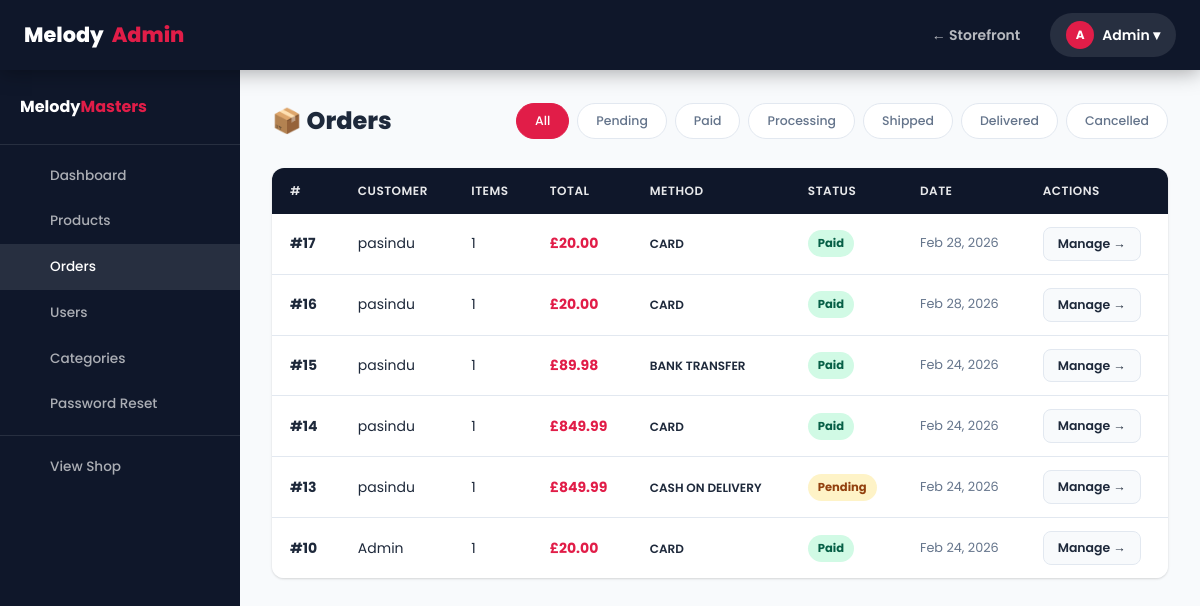
The app's page /admin/manage_orders.php (signed in) with its own data.
### tables this page shows
CREATE TABLE `orders` (
  `id` int(11) NOT NULL,
  `user_id` int(11) NOT NULL,
  `total_amount` decimal(10,2) NOT NULL,
  `shipping_cost` decimal(10,2) NOT NULL DEFAULT 0.00,
  `status` enum('pending','paid','processing','shipped','delivered','cancelled') NOT NULL DEFAULT 'pending',
  `shipping_name` varchar(150) DEFAULT NULL,
  `shipping_address` text DEFAULT NULL,
  `shipping_city` varchar(100) DEFAULT NULL,
  `shipping_zip` varchar(20) DEFAULT NULL,
  `payment_method` enum('card','bank_transfer','cash_on_delivery') NOT NULL DEFAULT 'card',
  `tracking_note` varchar(255) DEFAULT NULL,
  `created_at` timestamp NOT NULL DEFAULT current_timestamp()
);

CREATE TABLE `users` (
  `id` int(11) NOT NULL,
  `name` varchar(100) NOT NULL,
  `email` varchar(100) NOT NULL,
  `password` varchar(255) NOT NULL,
  `role` enum('admin','staff','customer') DEFAULT 'customer',
  `created_at` timestamp NOT NULL DEFAULT current_timestamp()
);

### admin/manage_orders.php (the view, shortened to what this page needs)
<?php
require_once '../includes/functions.php';
$statusFilter = $_GET['status'] ?? '';
    ?>
    <?php
$where = $statusFilter ? "WHERE o.status = '" . $conn->real_escape_string($statusFilter) . "'" : '';
$orders = $conn->query(
    "SELECT o.*, u.name AS customer, COUNT(oi.id) AS items
     FROM orders o
     JOIN users u ON u.id=o.user_id
     LEFT JOIN order_items oi ON oi.order_id=o.id
     $where
     GROUP BY o.id ORDER BY o.created_at DESC"
);
require_once 'includes/admin_header.php';
?>
<div class="admin-header-bar">
  <h1 class="admin-title">📦 Orders</h1>
  <div style="display:flex;gap:8px;flex-wrap:wrap;">
    <?php foreach (['','pending','paid','processing','shipped','delivered','cancelled'] as $sf): ?>
      <a href="?<?php echo $sf ? 'status='.$sf : ''; ?>"
         class="fp <?php echo $statusFilter===$sf?'active':''; ?>" style="font-size:.78rem;">
        <?php echo $sf ? ucfirst($sf) : 'All'; ?>
      </a>
    <?php endforeach; ?>
  </div>
</div>
<div class="table-wrap">
  <table>
    <thead>
      <tr><th>#</th><th>Customer</th><th>Items</th><th>Total</th><th>Method</th><th>Status</th><th>Date</th><th>Actions</th></tr>
    </thead>
    <tbody>
      <?php while ($o = $orders->fetch_assoc()): ?>
        <tr>
          <td><strong>#<?php echo $o['id']; ?></strong></td>
          <td><?php echo sanitize($o['customer']); ?></td>
          <td><?php echo $o['items']; ?></td>
          <td style="font-weight:700;color:var(--accent);"><?php echo formatPrice($o['total_amount']); ?></td>
          <td style="font-size:.75rem;font-weight:600;"><?php echo strtoupper(str_replace('_',' ',$o['payment_method']??'CARD')); ?></td>
          <td><?php echo statusBadge($o['status']); ?></td>
          <td style="font-size:.8rem;color:var(--muted);"><?php echo formatDate($o['created_at']); ?></td>
          <td>
            <a href="?id=<?php echo $o['id']; ?>" class="btn btn-ghost btn-sm">Manage →</a>
          </td>
        </tr>
      <?php endwhile; ?>
    </tbody>
  </table>
</div>
<?php require_once 'includes/admin_footer.php'; ?>

### includes/functions.php (shortened to what this page needs)
<?php
function sanitize(string $data): string {
    return htmlspecialchars(strip_tags(trim($data)), ENT_QUOTES, 'UTF-8');
}
function formatPrice(float $price): string {
    return '£' . number_format($price, 2);
}
function formatDate(string $date): string {
    return date('M j, Y', strtotime($date));
}
function statusBadge(string $status): string {
    $map = [
        'pending'    => 'badge-pending',
        'paid'       => 'badge-paid',
        'processing' => 'badge-processing',
        'shipped'    => 'badge-shipped',
        'delivered'  => 'badge-delivered',
        'cancelled'  => 'badge-cancelled',
    ];
    $class = $map[$status] ?? 'badge-pending';
    return "<span class=\"badge $class\">" . ucfirst(htmlspecialchars($status)) . "</span>";
}

### assets/css/style.css (style rules this page uses)
:root { --primary: #0f172a; --primary-light: #1e293b; --accent: #e11d48; --accent-dark: #be123c; --accent-light: #fef2f2; --bg: #f8fafc; --white: #ffffff; --text: #1e293b; --muted: #64748b; --border: #e2e8f0; --success: #10b981; --success-bg: #ecfdf5; --warning: #f59e0b; --warning-bg: #fffbeb; --danger: #ef4444; --danger-bg: #fef2f2; --info: #3b82f6; --info-bg: #eff6ff; --shadow: 0 1px 3px rgba(0,0,0,.10), 0 1px 2px rgba(0,0,0,.06); --shadow-md: 0 4px 12px rgba(0,0,0,.10); --shadow-lg: 0 10px 30px rgba(0,0,0,.12); --shadow-xl: 0 20px 50px rgba(0,0,0,.15); --radius: 12px; --radius-sm: 8px; --radius-lg: 20px; --radius-full: 9999px; --transition: all .22s ease; --nav-h: 70px; }
*, *::before, *::after { margin:0; padding:0; box-sizing:border-box; }
html { scroll-behavior:smooth; }
body { font-family:'Poppins',sans-serif; background:var(--bg); color:var(--text); line-height:1.6; min-height:100vh; display:flex; flex-direction:column; }
a { text-decoration:none; color:inherit; }
.fp { display:inline-flex; align-items:center; padding:7px 18px; border-radius:var(--radius-full); font-size:.83rem; font-weight:500; border:1.5px solid var(--border); color:var(--muted); background:#fff; cursor:pointer; transition:var(--transition); white-space:nowrap; text-decoration:none; }
.fp:hover, .fp.active { background:var(--accent); border-color:var(--accent); color:#fff; }
.btn { display:inline-flex; align-items:center; justify-content:center; gap:8px; padding:10px 22px; border-radius:var(--radius-sm); font-size:.875rem; font-weight:600; cursor:pointer; transition:var(--transition); border:none; white-space:nowrap; text-decoration:none; }
.btn-ghost { background:var(--bg); color:var(--text); border:1px solid var(--border); }
.btn-sm { padding:6px 14px; font-size:.78rem; }
.table-wrap { overflow-x:auto; border-radius:var(--radius); box-shadow:var(--shadow); }
table { width:100%; border-collapse:collapse; background:#fff; }
thead th { background:var(--primary); color:rgba(255,255,255,.9); font-size:.75rem; font-weight:600; text-transform:uppercase; letter-spacing:.5px; padding:13px 18px; text-align:left; white-space:nowrap; }
tbody tr { border-bottom:1px solid var(--border); transition:var(--transition); }
tbody tr:last-child { border-bottom:none; }
tbody td { padding:13px 18px; font-size:.875rem; vertical-align:middle; }
.badge { display:inline-flex; align-items:center; padding:4px 10px; border-radius:var(--radius-full); font-size:.72rem; font-weight:700; }
.badge-pending { background:#fef3c7; color:#92400e; }
.badge-paid { background:#d1fae5; color:#065f46; }
.admin-header-bar { display:flex; align-items:center; justify-content:space-between; margin-bottom:28px; flex-wrap:wrap; gap:12px; }
.admin-title { font-size:1.5rem; font-weight:800; }

### records on screen
orders: id "17", user.name "pasindu", items "1", total_amount "£20.00", payment_method "CARD", status "Paid", created_at "Feb 28, 2026"
orders: id "16", user.name "pasindu", items "1", total_amount "£20.00", payment_method "CARD", status "Paid", created_at "Feb 28, 2026"
orders: id "15", user.name "pasindu", items "1", total_amount "£89.98", payment_method "BANK TRANSFER", status "Paid", created_at "Feb 24, 2026"
orders: id "14", user.name "pasindu", items "1", total_amount "£849.99", payment_method "CARD", status "Paid", created_at "Feb 24, 2026"
orders: id "13", user.name "pasindu", items "1", total_amount "£849.99", payment_method "CASH ON DELIVERY", status "Pending", created_at "Feb 24, 2026"
orders: id "10", user.name "Admin", items "1", total_amount "£20.00", payment_method "CARD", status "Paid", created_at "Feb 24, 2026"

### other values on screen
substr($_SESSION['user_name'],0,1) "A"
explode(' ',$_SESSION['user_name'])[0] "Admin"
$sf "Pending"
$sf "Paid"
$sf "Processing"
$sf "Shipped"
$sf "Delivered"
$sf "Cancelled"
